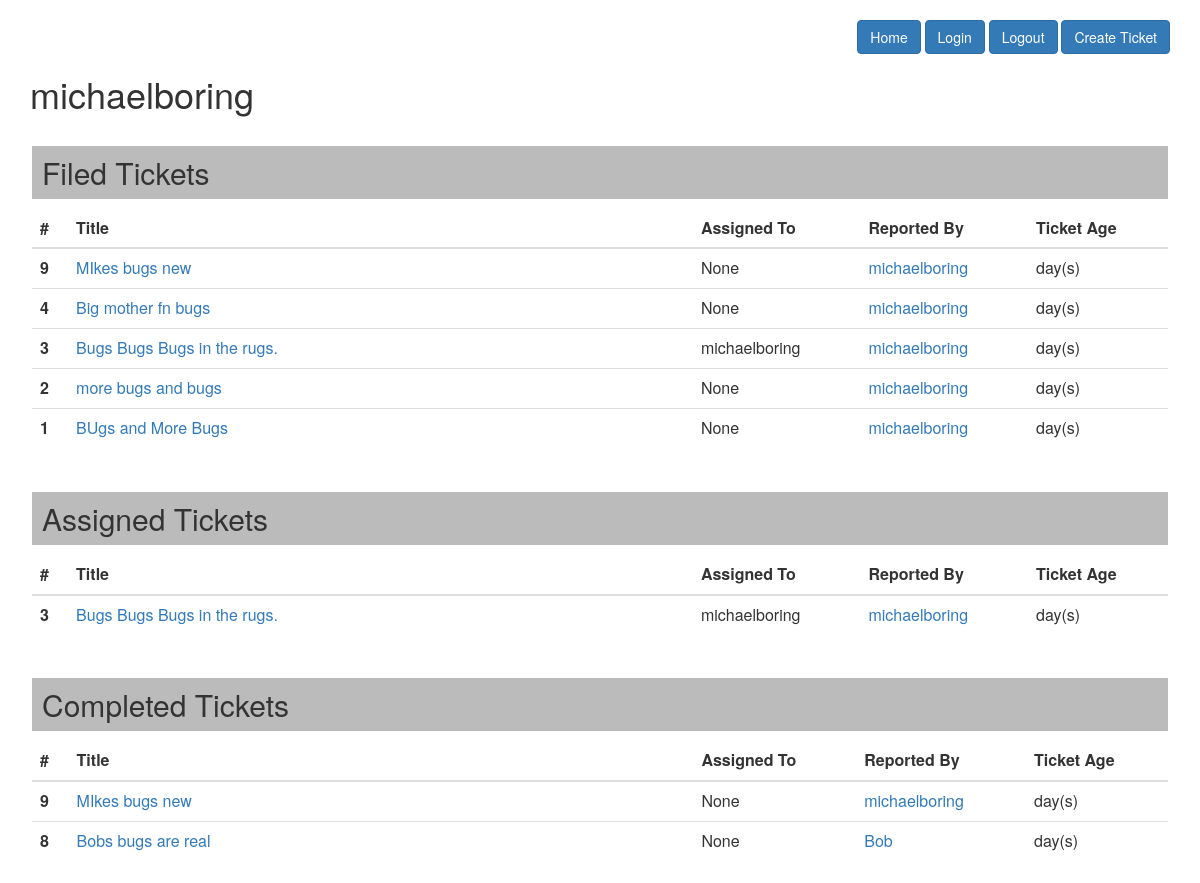
The page /user/1/ on the database its author committed.
### myuser/models.py (models this page shows)
class MyUser(AbstractUser):
    pass

### homepage/models.py (models this page shows, shortened)
class Ticket(models.Model):
    title = models.CharField(max_length=50)
    post_date = models.DateTimeField(default=timezone.now)
    description = models.TextField()
    user_filed = models.ForeignKey(newauthmodel, on_delete=models.CASCADE)
    status = models.CharField(max_length=50, default='New')
    user_assigned = models.CharField(max_length=50, blank=True, null=True)
    user_completed = models.CharField(max_length=50, blank=True, null=True)

### homepage/views.py (the view)
# urls.py: path('user/<int:user_id>/', user_detail_view, name="userview"),
def user_detail_view(request, user_id):
    selected_user = MyUser.objects.filter(id=user_id).first()
    user_filed_tickets = Ticket.objects.filter(
        user_filed=selected_user).order_by('post_date').reverse()
    user_assigned_tickets = Ticket.objects.filter(
        user_assigned=selected_user).order_by('post_date').reverse()
    user_completed_tickets = Ticket.objects.filter(
        user_completed=selected_user).order_by('post_date').reverse()
    return render(request, "user_detail.html", {"selected_user": selected_user, "filed_tickets": user_filed_tickets, "assigned_tickets": user_assigned_tickets, "completed_tickets": user_completed_tickets})

### templates/user_detail.html (shortened to what this page needs)
{% extends 'base.html' %} {% block content %}
<br />
<div align="right">
  <a href="/" class="btn btn-primary">Home</a>&nbsp;<a
    href="/login/"
    class="btn btn-primary"
    >Login</a
  >&nbsp;<a href="/logout/" class="btn btn-primary">Logout</a>&nbsp;<a
    href="/addticket/"
    class="btn btn-primary"
    >Create Ticket</a
  >
</div>
<h1>{{ selected_user }}</h1>
<div class="card" style="padding: 2px">
  <h2 class="card-header" style="background-color: #bbb; padding: 10px">
    Filed Tickets
  </h2>
  <div class="card-body">
    <table class="table">
      <thead>
        <tr>
          <th scope="col">#</th>
          <th scope="col" style="width: 55%">Title</th>
          <th scope="col">Assigned To</th>
          <th scope="col">Reported By</th>
          <th scope="col">Ticket Age</th>
        </tr>
      </thead>
      <tbody>
        {% if filed_tickets %} {% for post in filed_tickets %}
        <tr>
          <th scope="row">{{ post.id }}</th>
          <td><a href="/ticket/{{ post.id }}/">{{ post.title }}</a></td>
          <td>{{ post.user_assigned }}</td>
          <td>
            <a href="/user/{{ post.user_filed.id }}/">{{ post.user_filed }}</a>
          </td>
          <td>day(s)</td>
        </tr>
        {% endfor %} {% endif %}
      </tbody>
    </table>
  </div>
</div>
<div class="card" style="padding: 2px">
  <h2 class="card-header" style="background-color: #bbb; padding: 10px">
    Assigned Tickets
  </h2>
  <div class="card-body">
    <table class="table">
      <thead>
        <tr>
          <th scope="col">#</th>
          <th scope="col" style="width: 55%">Title</th>
          <th scope="col">Assigned To</th>
          <th scope="col">Reported By</th>
          <th scope="col">Ticket Age</th>
        </tr>
      </thead>
      <tbody>
        {% if assigned_tickets %} {% for post in assigned_tickets %}
        <tr>
          <th scope="row">{{ post.id }}</th>
          <td><a href="/ticket/{{ post.id }}/">{{ post.title }}</a></td>
          <td>{{ post.user_assigned }}</td>
          <td>
            <a href="/user/{{ post.user_filed.id }}/">{{ post.user_filed }}</a>
          </td>
          <td>day(s)</td>
        </tr>
        {% endfor %} {% endif %}
      </tbody>
    </table>
  </div>
</div>
<div class="card" style="padding: 2px">
  <h2 class="card-header" style="background-color: #bbb; padding: 10px">
    Completed Tickets
  </h2>
  <div class="card-body">
    <table class="table">
      <thead>
        <tr>
          <th scope="col">#</th>
          <th scope="col" style="width: 55%">Title</th>
          <th scope="col">Assigned To</th>
          <th scope="col">Reported By</th>
          <th scope="col">Ticket Age</th>
        </tr>
      </thead>
      <tbody>
        {% if completed_tickets %} {% for post in completed_tickets %}
        <tr>
          <th scope="row">{{ post.id }}</th>
          <td><a href="/ticket/{{ post.id }}/">{{ post.title }}</a></td>
          <td>{{ post.user_assigned }}</td>
          <td>
            <a href="/user/{{ post.user_filed.id }}/">{{ post.user_filed }}</a>
          </td>
          <td>day(s)</td>
        </tr>
        {% endfor %} {% endif %}
      </tbody>
    </table>
  </div>
</div>
{% endblock %}

### rows shown on the page
MyUser: username "michaelboring"
Ticket: id "9", title "MIkes bugs new", user_assigned "None", user_filed "michaelboring"
Ticket: id "4", title "Big mother fn bugs", user_assigned "None", user_filed "michaelboring"
Ticket: id "3", title "Bugs Bugs Bugs in the rugs.", user_assigned "michaelboring", user_filed "michaelboring"
Ticket: id "2", title "more bugs and bugs", user_assigned "None", user_filed "michaelboring"
Ticket: id "1", title "BUgs and More Bugs", user_assigned "None", user_filed "michaelboring"
Ticket: id "8", title "Bobs bugs are real", user_assigned "None", user_filed "Bob"
